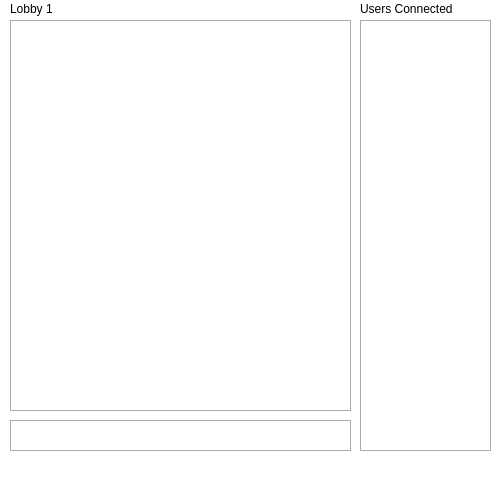
<?xml version="1.0" encoding="UTF-8"?>
<ui version="4.0">
 <class>MainWindow</class>
 <widget class="QMainWindow" name="MainWindow">
  <property name="enabled">
   <bool>true</bool>
  </property>
  <property name="geometry">
   <rect>
    <x>0</x>
    <y>0</y>
    <width>500</width>
    <height>500</height>
   </rect>
  </property>
  <property name="sizePolicy">
   <sizepolicy hsizetype="Fixed" vsizetype="Fixed">
    <horstretch>0</horstretch>
    <verstretch>0</verstretch>
   </sizepolicy>
  </property>
  <property name="minimumSize">
   <size>
    <width>500</width>
    <height>500</height>
   </size>
  </property>
  <property name="maximumSize">
   <size>
    <width>500</width>
    <height>500</height>
   </size>
  </property>
  <property name="windowTitle">
   <string>Tiny Chat Client</string>
  </property>
  <property name="styleSheet">
   <string notr="true">background: #fff;</string>
  </property>
  <property name="tabShape">
   <enum>QTabWidget::Rounded</enum>
  </property>
  <widget class="QWidget" name="centralWidget">
   <widget class="QTextEdit" name="chatroom">
    <property name="geometry">
     <rect>
      <x>10</x>
      <y>20</y>
      <width>341</width>
      <height>391</height>
     </rect>
    </property>
    <property name="styleSheet">
     <string notr="true">border: 1px solid #aaa;</string>
    </property>
    <property name="frameShadow">
     <enum>QFrame::Plain</enum>
    </property>
    <property name="lineWidth">
     <number>2</number>
    </property>
    <property name="lineWrapMode">
     <enum>QTextEdit::WidgetWidth</enum>
    </property>
    <property name="readOnly">
     <bool>true</bool>
    </property>
    <property name="html">
     <string>&lt;!DOCTYPE HTML PUBLIC &quot;-//W3C//DTD HTML 4.0//EN&quot; &quot;http://www.w3.org/TR/REC-html40/strict.dtd&quot;&gt;
&lt;html&gt;&lt;head&gt;&lt;meta name=&quot;qrichtext&quot; content=&quot;1&quot; /&gt;&lt;style type=&quot;text/css&quot;&gt;
p, li { white-space: pre-wrap; }
&lt;/style&gt;&lt;/head&gt;&lt;body style=&quot; font-family:'Droid Sans'; font-size:10pt; font-weight:400; font-style:normal;&quot;&gt;
&lt;p style=&quot;-qt-paragraph-type:empty; margin-top:0px; margin-bottom:0px; margin-left:0px; margin-right:0px; -qt-block-indent:0; text-indent:0px;&quot;&gt;&lt;br /&gt;&lt;/p&gt;&lt;/body&gt;&lt;/html&gt;</string>
    </property>
   </widget>
   <widget class="QLineEdit" name="chatline">
    <property name="geometry">
     <rect>
      <x>10</x>
      <y>420</y>
      <width>341</width>
      <height>31</height>
     </rect>
    </property>
    <property name="styleSheet">
     <string notr="true">border-radius: none;
border: 1px solid #aaa;</string>
    </property>
   </widget>
   <widget class="QLabel" name="usersconnectedlabel">
    <property name="geometry">
     <rect>
      <x>360</x>
      <y>0</y>
      <width>131</width>
      <height>17</height>
     </rect>
    </property>
    <property name="text">
     <string>Users Connected</string>
    </property>
   </widget>
   <widget class="QLabel" name="roomlabel">
    <property name="geometry">
     <rect>
      <x>10</x>
      <y>0</y>
      <width>341</width>
      <height>17</height>
     </rect>
    </property>
    <property name="text">
     <string>Lobby 1</string>
    </property>
   </widget>
   <widget class="QListWidget" name="usersconnected">
    <property name="geometry">
     <rect>
      <x>360</x>
      <y>20</y>
      <width>131</width>
      <height>431</height>
     </rect>
    </property>
    <property name="styleSheet">
     <string notr="true">border: 1px solid #aaa;</string>
    </property>
   </widget>
  </widget>
  <widget class="QStatusBar" name="statusBar"/>
  <action name="actionQuit">
   <property name="text">
    <string>Quit</string>
   </property>
  </action>
 </widget>
 <layoutdefault spacing="6" margin="11"/>
 <resources/>
 <connections/>
</ui>
